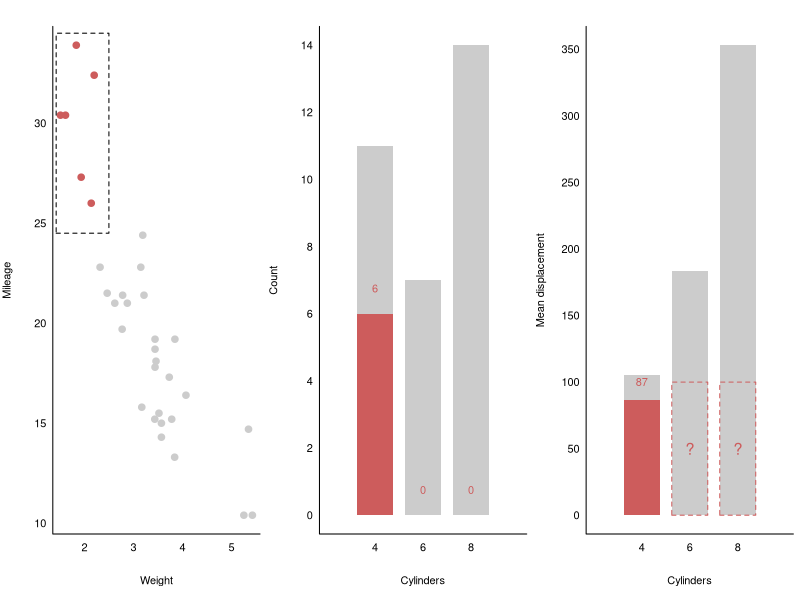

The R source for this figure:

wt <- mtcars$wt
mpg <- mtcars$mpg
cyl <- mtcars$cyl
disp <- mtcars$disp
one <- numeric(nrow(mtcars)) + 1

cyl_unique <- c(4, 6, 8)

selected <- ((wt < 2.5) & (mpg > 23))
col <- c("grey80", "indianred")[selected + 1]

bars11 <- tapply(one, cyl, sum)
bars12 <- tapply(one[selected], cyl[selected], sum)

bars21 <- tapply(disp, cyl, mean)
bars22 <- tapply(disp[selected], cyl[selected], mean)

axis_fun1 <- function() {
  axis(1, tick = FALSE, line = -0.5)
  axis(2, tick = FALSE, las = 1, line = -0.5)
  box(bty = "L")
}

axis_fun2 <- function() {
  axis(1, at = c(4, 6, 8), tick = FALSE, line = -0.5)
  axis(2, tick = FALSE, las = 1, line = -0.5)
  box(bty = "L")
}

pdf("figure01.pdf", width = 6, height = 3)

par(mfrow = c(1, 3), mar = c(5, 4, 2, 0.5))

plot(wt, mpg, pch = 20, col = col, cex = 2,
     axes = FALSE, xlab = "Weight", ylab = "Mileage")
rect(1.425, 24.5, 2.5, 34.5, lty = "dashed")
axis_fun1()

plot(c(2, 10), c(0, max(bars11)), type = "n", 
     axes = FALSE, xlab = "Cylinders", ylab = "Count")
rect(cyl_unique - 0.75, 0, cyl_unique + 0.75, bars11,
     col = "grey80", border = NA)
rect(4 - 0.75, 0, 4 + 0.75, bars12,
     col = "indianred", border = NA)
text(c(4, 6, 8), c(bars12, 0, 0) + 0.75, labels = c("6", "0", "0"),
     col = "indianred")
axis_fun2()

plot(c(2, 10), c(0, max(bars21)), type = "n",
     axes = FALSE, xlab = "Cylinders", ylab = "Mean displacement")
rect(cyl_unique - 0.75, 0, cyl_unique + 0.75, bars21,
     col = "grey80", border = NA)
rect(4 - 0.75, 0, 4 + 0.75, bars22,
     col = "indianred", border = NA)
rect(c(6, 8) - 0.75, 0, c(6, 8) + 0.75, c(100, 100),
     col = NA, border = "indianred", lty = "dashed")
text(c(6, 8), c(50, 50), labels = "?", col = "indianred", cex = 1.5)
text(4, 100, labels = round(bars22), col = "indianred")
axis_fun2()

dev.off()

